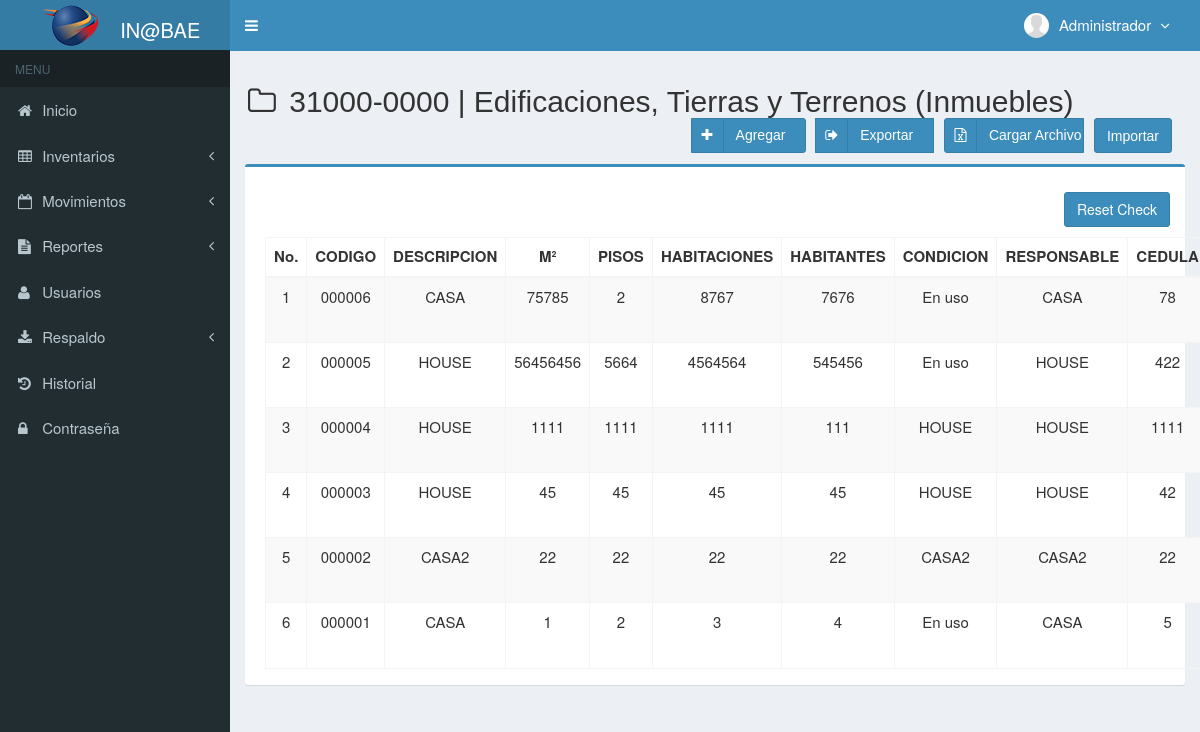
Before: /main.php?module=inmuebles (signed in) with the older database file.
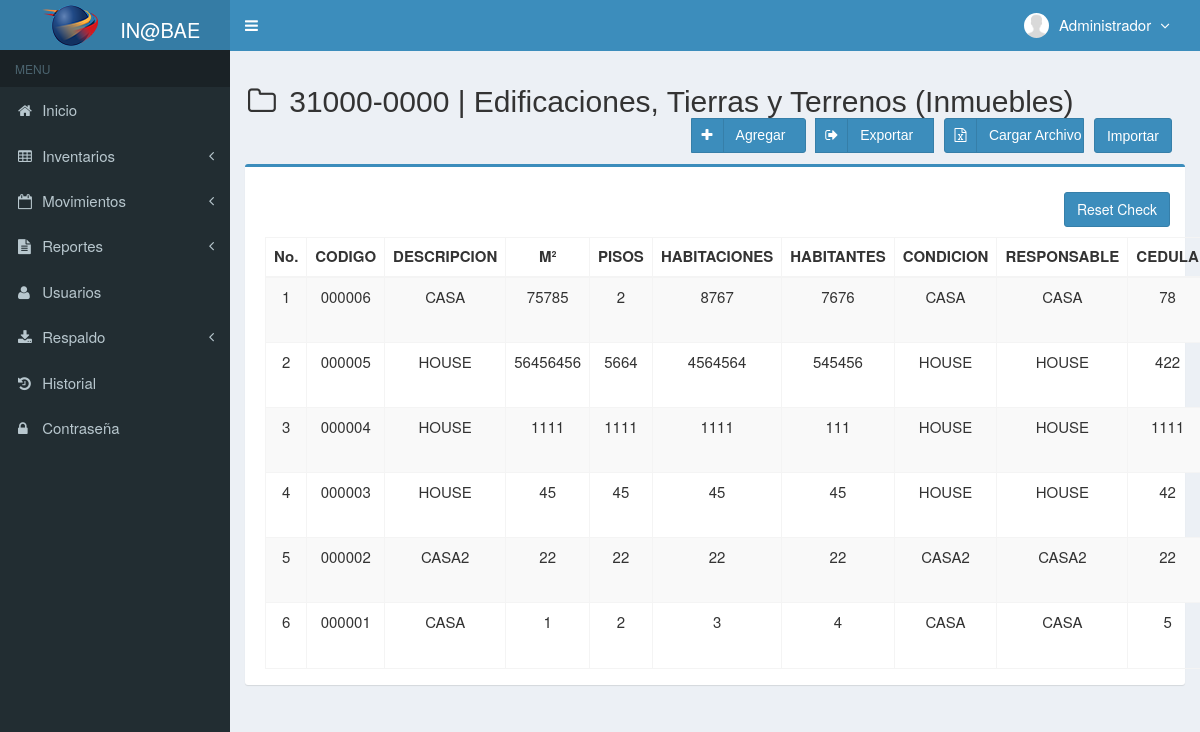
After: the same page with the newer database file.
### tables this page shows
CREATE TABLE `inmuebles` (
  `codigo` varchar(50) NOT NULL,
  `descripcion` varchar(300) DEFAULT NULL,
  `metrosCuadrados` varchar(100) DEFAULT NULL,
  `tipo` varchar(300) DEFAULT NULL,
  `nmroCuartos` int(10) DEFAULT NULL,
  `condicion` varchar(300) DEFAULT NULL,
  `estado` enum('chequeado','nochequeado') DEFAULT 'nochequeado',
  `categoria` varchar(300) DEFAULT NULL,
  `pisos` varchar(10) DEFAULT NULL,
  `responsable` varchar(300) DEFAULT NULL,
  `cedula` varchar(10) DEFAULT NULL,
  `direccion` varchar(300) DEFAULT NULL,
  `habitantes` int(10) DEFAULT NULL,
  `sede` varchar(100) DEFAULT NULL,
  `created_user` varchar(50) DEFAULT NULL,
  `updated_user` varchar(50) DEFAULT NULL,
  `created_date` timestamp NULL DEFAULT NULL,
  `update_date` timestamp NULL DEFAULT NULL
);

### modules/inmuebles/view.php (the view, shortened to what this page needs)
<section class="content-header">
  <h2>
  <i class="fa fa-folder-o icon-title"></i> 31000-0000 | Edificaciones, Tierras y Terrenos (Inmuebles)
    <form action="database/excel_to_mysql_inmuebles.php" method="POST" enctype="multipart/form-data">
        <button class="btn btn-primary pull-right botones" title="Importar" name="archivoInput" data-toggle="tooltip">Importar</button>
        <div class="btn-group pull-right" role="group" aria-label="Basic example">
          <a class="btn btn-primary btn-social pull-right botones anchoInput"  title="Cargar archivo" data-toggle="tooltip">
            <i class="fa fa-file-excel-o"></i>
            <div class="textoInput">
              Cargar Archivo
            </div>
          </a>
          <a class="btn btn-primary btn-social  pull-right botones" href="database\php_excel_inmuebles.php" title="Exportar" data-toggle="tooltip">
            <i class="fa fa-sign-out"></i></i>Exportar&nbsp;&nbsp;
          </a>
          <a class="btn btn-primary btn-social  pull-right botones" href="?module=form_inmuebles&form=add"  title="Agregar" data-toggle="tooltip">
            <i class="fa fa-plus"></i> Agregar&nbsp;&nbsp;
          </a>
        </div>
    </form>
  </h2>
</section>
<br/>
<section class="content">
  <div class="row">
    <div class="col-md-12">
      <div class="box box-primary">
        <div class="box-body">
          <table id="dataTables1" class="table table-bordered table-striped table-hover">
            <thead>
              <tr>
                <th class="center">No.</th>
                <th class="center">CODIGO</th>
                <th class="center">DESCRIPCION</th>
                <th class="center">M²</th>
                <th class="center">PISOS</th>
                <th class="center">HABITACIONES</th>
                <th class="center">HABITANTES</th>
                <th class="center">CONDICION</th>
                <th class="center">RESPONSABLE</th>
                <th class="center">CEDULA</th>
              </tr>
            </thead>
            <tbody>
            <?php
            $no = 1;
            $query = mysqli_query($mysqli, "SELECT * FROM inmuebles WHERE categoria = 'inmuebles'  ORDER BY codigo DESC")
                                            or die('error: '.mysqli_error($mysqli));
            while ($data = mysqli_fetch_assoc($query)) {
              echo "<tr>
                      <td width='50'  class='center'>$no</td>
                      <td width='50'  class='center'>$data[codigo]</td>
                      <td width='200' class='center'>$data[descripcion]</td>
                      <td width='150' class='center'>$data[metrosCuadrados]</td>
                      <td width='150' class='center'>$data[pisos]</td>
                      <td width='100' class='center'>$data[nmroCuartos]</td>
                      <td width='150' class='center'>$data[habitantes]</td>
                      <td width='150' class='center'>$data[condicion]</td>
                      <td width='200' class='center'>$data[responsable]</td>
                      <td width='100' class='center'>$data[cedula]</td>
                      <td width='400' class='center'>$data[direccion]</td>
                      <td width='150' class='center'>$data[sede]</td>
                      <td width='120' class='center'>
                    <div>
                    <a data-toggle='tooltip' data-placement='top' title='Modificar' style='margin-right:0.3px' class='btn btn-primary btn-xs' href='?module=form_inmuebles&form=edit&id=$data[codigo]'>
                        <i style='x:#fff' class='glyphicon glyphicon-edit'></i>
                    </a>";
            ?>
            <?php
              echo "    </div>
                      </td>
                    </tr>";
              $no++;
            }
            ?>
          <div class="row" style="height:35px;">
            <a class="btn btn-primary pull-right botones" id="btnInmueble"  style="height:35px;">
              <i></i> Reset Check
            </a>
          </div>
            </tbody>
          </table>
        </div>
      </div>
    </div>
  </div>
</section><!-- /.content

Changed rows visible on the page:
changed inmuebles id 000006: condicion "En uso" → "CASA"
changed inmuebles id 000005: condicion "En uso" → "HOUSE"
changed inmuebles id 000001: condicion "En uso" → "CASA"
